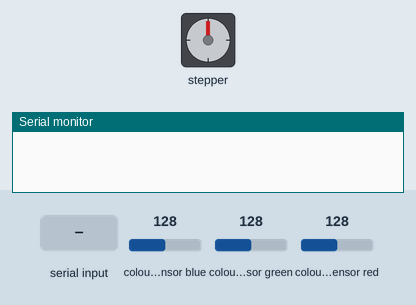
This sketch was run on a simulated Arduino Uno, built with avr-gcc and run on an emulated ATmega328P. Shown: stepper motor, the last lines printed to the serial monitor. The inputs (shaded band) are chosen by the test bench; at power-on: colour sensor blue 128, colour sensor green 128, colour sensor red 128. Stepper angles assume 200 steps per turn.

Above: at 0.0 s.
At 0.4 s:
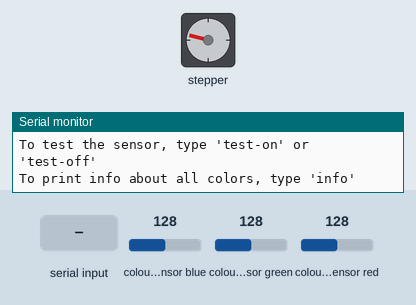
At 1.8 s:
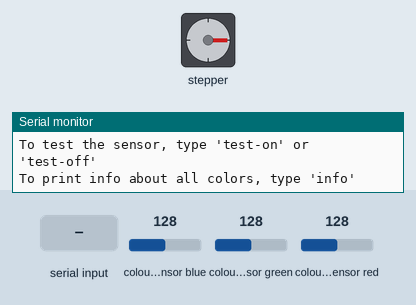
1.9 s: "test-on\n" received over Serial
3.4 s: colour sensor blue set to 5
6.4 s: colour sensor green set to 64
9.4 s: colour sensor red set to 5
12.4 s: "test-off\n" received over Serial
14.5 s: "info\n" received over Serial
Timing chart, 0 to 17.0 s (numbered marks = the images above; inputs shaded):
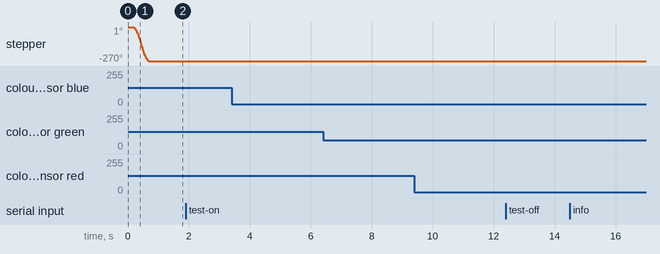

Measured:
- by itself, stepper: turns 270° counter-clockwise in 0.51 s

The sketch:

calibrate.ino
```cpp
#pragma region HEADERS

#include <tcs3200.h>

#include <AccelStepper.h>

#pragma endregion HEADERS

#pragma region CONSTANTS

AccelStepper vertical(AccelStepper::DRIVER, 5, 4);
const int verticalLimit = -850;

tcs3200 colorSensor(8, 9, 10, 11, 12); // (s0, s1, s2, s3, out)

const int blockCount = 9;
const int totalColorCount = blockCount + 1; // plus ground
int colors[totalColorCount][3] = {          //! colors[0] is ground
    {66, 58, 85},    {200, 111, 200}, {90, 90, 166},   {125, 200, 333},
    {166, 200, 166}, {333, 250, 200}, {250, 100, 142}, {66, 62, 100},
    {142, 125, 166}, {333, 333, 333}};

int colorScanMax[totalColorCount][3] = {
    {-1, -1, -1}, {-1, -1, -1}, {-1, -1, -1}, {-1, -1, -1}, {-1, -1, -1},
    {-1, -1, -1}, {-1, -1, -1}, {-1, -1, -1}, {-1, -1, -1}, {-1, -1, -1},
};
int colorScanMin[totalColorCount][3] = {
    {INT16_MAX, INT16_MAX, INT16_MAX}, {INT16_MAX, INT16_MAX, INT16_MAX},
    {INT16_MAX, INT16_MAX, INT16_MAX}, {INT16_MAX, INT16_MAX, INT16_MAX},
    {INT16_MAX, INT16_MAX, INT16_MAX}, {INT16_MAX, INT16_MAX, INT16_MAX},
    {INT16_MAX, INT16_MAX, INT16_MAX}, {INT16_MAX, INT16_MAX, INT16_MAX},
    {INT16_MAX, INT16_MAX, INT16_MAX}, {INT16_MAX, INT16_MAX, INT16_MAX},
};

int colorNumbers[totalColorCount] = {-1, 0, 1, 2, 3, 4, 5, 6, 7, 8};
String colorNames[totalColorCount] = {
    "0-ground", "1-purple", "2-blue",  "3-cyan", "4-green",
    "5-yellow", "6-red",    "7-black", "8-gray", "9-white"};

const int callibrationCount = 20;
const int callibrationDelay = 100;

#pragma endregion CONSTANTS

#pragma region FUNCTIONS

void printArray(int array[], int size, String separator = ",\t") {
  Serial.print("{");
  for (int i = 0; i < size; i++) {
    if (i != 0)
      Serial.print(separator);
    Serial.print(array[i]);
  }
  Serial.print("}");
}

void printColorInfo(int color) {
  Serial.print("Color info for ");
  Serial.println(colorNames[color]);

  Serial.println("\t{r,\tg,\tb}");
  Serial.print("max:\t");
  printArray(colorScanMax[color], 3);
  Serial.println();
  Serial.print("min:\t");
  printArray(colorScanMin[color], 3);
  Serial.println();
  Serial.print("avg:\t");
  printArray(colors[color], 3);
  Serial.println();
}

void printAllColorInfo() {
  Serial.println("Printing info for all colors");
  Serial.println();
  for (int i = 0; i < totalColorCount; i++) {
    printColorInfo(i);
    Serial.println();
  }

  Serial.print("{");
  for (int i = 0; i < totalColorCount; i++) {
    if (i != 0)
      Serial.print(",\t");
    printArray(colors[i], 3, ", ");
  }
  Serial.println("}");
}

void printColorReading() {
  Serial.print("detected: ");
  Serial.print(colorSensor.closestColor(colors, colorNames, totalColorCount));
  Serial.print("\tred: ");
  Serial.print(colorSensor.colorRead('r'));
  Serial.print("\tgreen: ");
  Serial.print(colorSensor.colorRead('g'));
  Serial.print("\tblue: ");
  Serial.println(colorSensor.colorRead('b'));
}

void calibrateColor(int color) {
  int totalRed = 0;
  int totalGreen = 0;
  int totalBlue = 0;

  for (int i = 0; i < callibrationCount; i++) {
    int red = colorSensor.colorRead('r');
    int green = colorSensor.colorRead('g');
    int blue = colorSensor.colorRead('b');

    totalRed += red;
    totalGreen += green;
    totalBlue += blue;

    colorScanMax[color][0] = max(colorScanMax[color][0], red);
    colorScanMax[color][1] = max(colorScanMax[color][1], green);
    colorScanMax[color][2] = max(colorScanMax[color][2], blue);

    colorScanMin[color][0] = min(colorScanMin[color][0], red);
    colorScanMin[color][1] = min(colorScanMin[color][1], green);
    colorScanMin[color][2] = min(colorScanMin[color][2], blue);

    delay(callibrationDelay);
  }

  colors[color][0] = totalRed / callibrationCount;
  colors[color][1] = totalGreen / callibrationCount;
  colors[color][2] = totalBlue / callibrationCount;

  printColorInfo(color);
}

void colorTesting() {
  Serial.println("Test enabled");

  while (!Serial.available() || Serial.readStringUntil('\n') != "test-off") {
    printColorReading();
    delay(1000);
  }

  Serial.println("Test disabled");
}

#pragma endregion FUNCTIONS

#pragma region ARDUINO_FUNCTIONS

void setup() {
  Serial.begin(9600);
  Serial.println("Calibration started");

  Serial.print("Type a number to calibrate:");
  for (const String &color : colorNames) {
    Serial.print(" ");
    Serial.print(color);
  }
  Serial.println();

  Serial.println("To test the sensor, type 'test-on' or 'test-off'");
  Serial.println("To print info about all colors, type 'info'");

  vertical.setMaxSpeed(2000);
  vertical.setAcceleration(2000);

  vertical.runToNewPosition(-150);
  vertical.setCurrentPosition(0);
}

void loop() {
  if (Serial.available()) {
    String input = Serial.readStringUntil('\n');
    input.trim();

    if (input == "test-on") {
      colorTesting();
    } else if (input == "test-off") {
      Serial.println("Test not running");
    } else if (input == "info") {
      printAllColorInfo();
    } else {
      int colorNumber = input.toInt();
      if (colorNumber >= 0 && colorNumber < totalColorCount) {
        Serial.print("Calibrating ");
        Serial.println(colorNames[colorNumber]);
        calibrateColor(colorNumber);
      } else {
        Serial.println("Invalid input");
      }
    }
  }
}

#pragma endregion ARDUINO_FUNCTIONS
```
